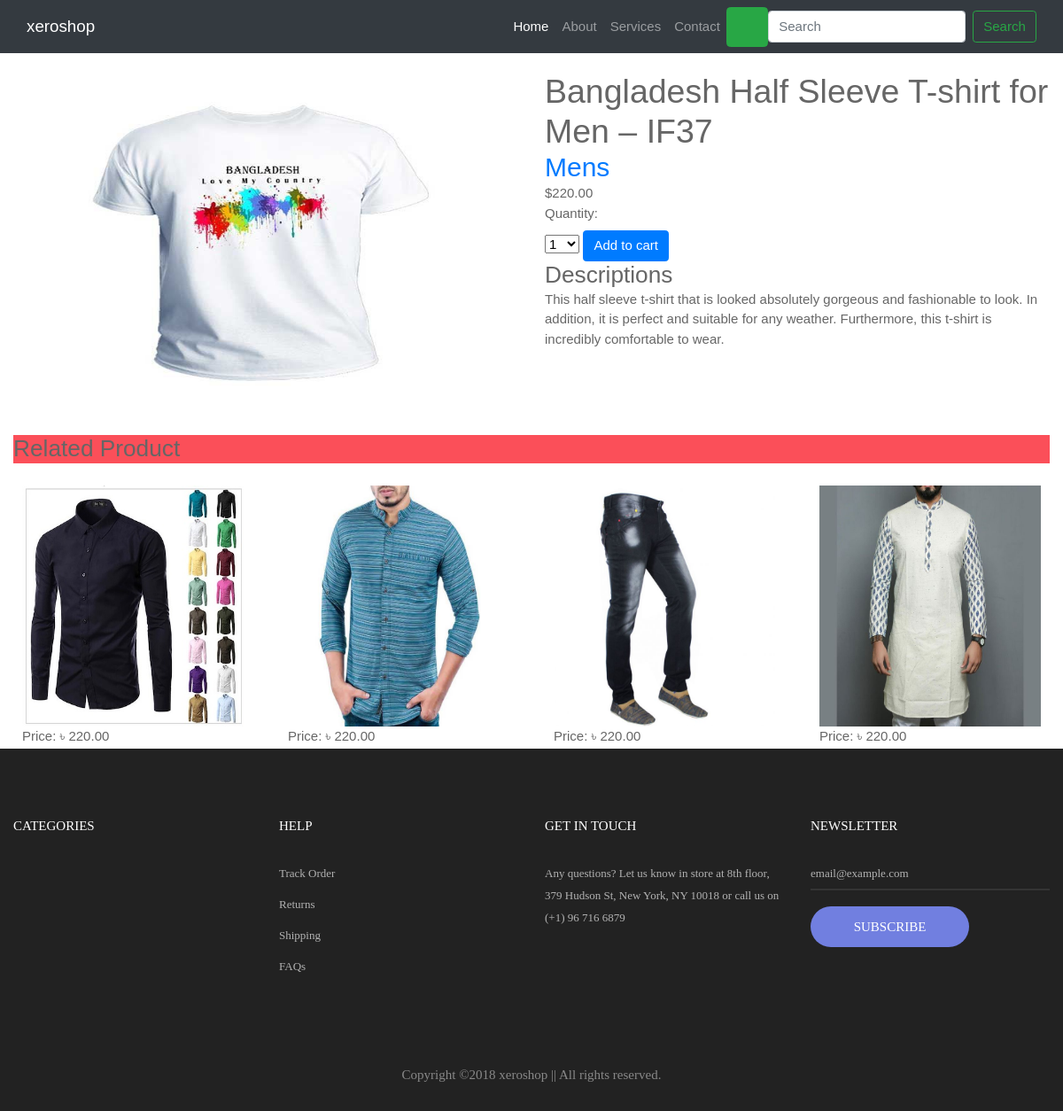
The app's page /23/bangladesh-half-sleeve-t-shirt-men-if37/ with its own data.
### shop/models.py (models this page shows, shortened)
class Product(models.Model):
    category = models.ForeignKey(Category, related_name='products', on_delete=models.CASCADE)
    name = models.CharField(max_length=200, db_index=True)
    slug = models.SlugField(max_length=200, db_index=True)
    image = models.ImageField(upload_to='products/%Y/%m/%d', blank=True)
    description = models.TextField(blank=True)
    price = models.DecimalField(max_digits=10, decimal_places=2)
    available = models.BooleanField(default=True)
    created = models.DateTimeField(auto_now_add=True)
    updated = models.DateTimeField(auto_now=True)
    class Meta:
        ordering = ('name',)
        index_together = (('id', 'slug'),)
    def get_absolute_url(self):
            return reverse('shop:product_detail', args=[self.id, self.slug])

class Category(models.Model):
    name = models.CharField(max_length=200, db_index=True)
    slug = models.SlugField(max_length=200, unique=True)
    class Meta:
        ordering = ('name',)
        verbose_name = 'category'
        verbose_name_plural = 'categories'
    def __str__(self):
        return self.name
    def get_absolute_url(self):
            return reverse('shop:product_list_by_category',
                           args=[self.slug])

### shop/views.py (the view)
# urls.py: path('<int:id>/<slug:slug>/', views.product_detail, name='product_detail'),
def product_detail(request, id, slug):
    product = get_object_or_404(Product, pk=id, slug=slug,available=True)
    cart_product_form = CartAddProductForm()
    related = Product.objects.filter(category=product.category).exclude(id=id)[:4]
    return render(request,'detail.html',{'product': product, 'related':related, 'cart_product_form': cart_product_form})

### cart/forms.py
class CartAddProductForm(forms.Form):
    quantity = forms.TypedChoiceField(
                                choices=PRODUCT_QUANTITY_CHOICES,
                                coerce=int)
    update = forms.BooleanField(required=False,
                                initial=False,
                                widget=forms.HiddenInput)

### cart/cart.py (called while the page is built)
    def __len__(self):
        return sum(item['quantity'] for item in self.cart.values())

### cart/context_processors.py (called while the page is built)
def cart(request):
    return {'cart': Cart(request)}

### shop/templates/detail.html (shortened to what this page needs)
{% extends 'base.html' %}
{% load static %}
{% block content %}
<div class="row">
    <div class="col-lg-6">
        <a href="#" id="demo-trigger" class="magnifiable zoomable" data-medium-url="{{ product.image.url }}" data-large-url="{{ product.image.url }}">
            <img src="{% if product.image %}{{ product.image.url }}{% else %}{% static 'img/no_image.png' %}{% endif %}" style="width: 100%; height: 400px; margin-top: 25px; margin-bottom: 10px">
        </a>
    </div>
    <div class="col-lg-6" style="margin-top: 25px; margin-bottom: 10px">
        <h1>{{ product.name }}</h1>
    <h2><a href="{{ product.category.get_absolute_url }}">{{ product.category }}</a></h2>
    <p>${{ product.price }}</p>
    <form action="{% url 'cart:cart_add' product.id %}" method="POST">
      {{ cart_product_form }}
        <button type="submit" class="btn btn-primary">Add to cart</button>
    </form>
    <h3>Descriptions</h3>
        <p>{{ product.description|safe }}</p>
    </div>
</div>
    <h3 class="well" style="background-color: #fb4f59">Related Product</h3>
    <div class="row">
    {% for r in related %}
        <div class="col-lg-3 col-md-4 col-sm-6 col-xs-12" style="padding: 25px;">
            <div class="hovereffect">
                <img class="img-responsive" src="{% if r.image %}{{ r.image.url }}{% else %}{% static 'img/no_image.png' %}{% endif %}" alt="" style="height: 100%; width: 100%;">
            </div>
            <p>Price:  ৳ {{ product.price }}</p>
        </div>
    {% endfor %}
</div>
{% endblock %}

### shop/static/css/shop-homepage.css (style rules this page uses)
body { padding-top: 54px; }
@media (min-width: 992px) { body { padding-top: 56px; } }

### shop/static/css/1.css (style rules this page uses)
.hovereffect { width:100%; height:100%; float:left; overflow:hidden; position:relative; text-align:center; cursor:default; }
.hovereffect img { display:block; position:relative; -webkit-transition:all .4s linear; transition:all .4s linear; }

### records on screen
Product: image (picture), name "Bangladesh Half Sleeve T-shirt for Men – IF37", category "Mens", price "220.00", description "This half sleeve t-shirt that is looked absolutely gorgeous and fashionable to look. In addition, it is perfect and suitable for any weather. Furthermore, this t-shirt is incredibly comfortable to wear."
Product: image (picture)
Product: image (picture)
Product: image (picture)
Product: image (picture)
